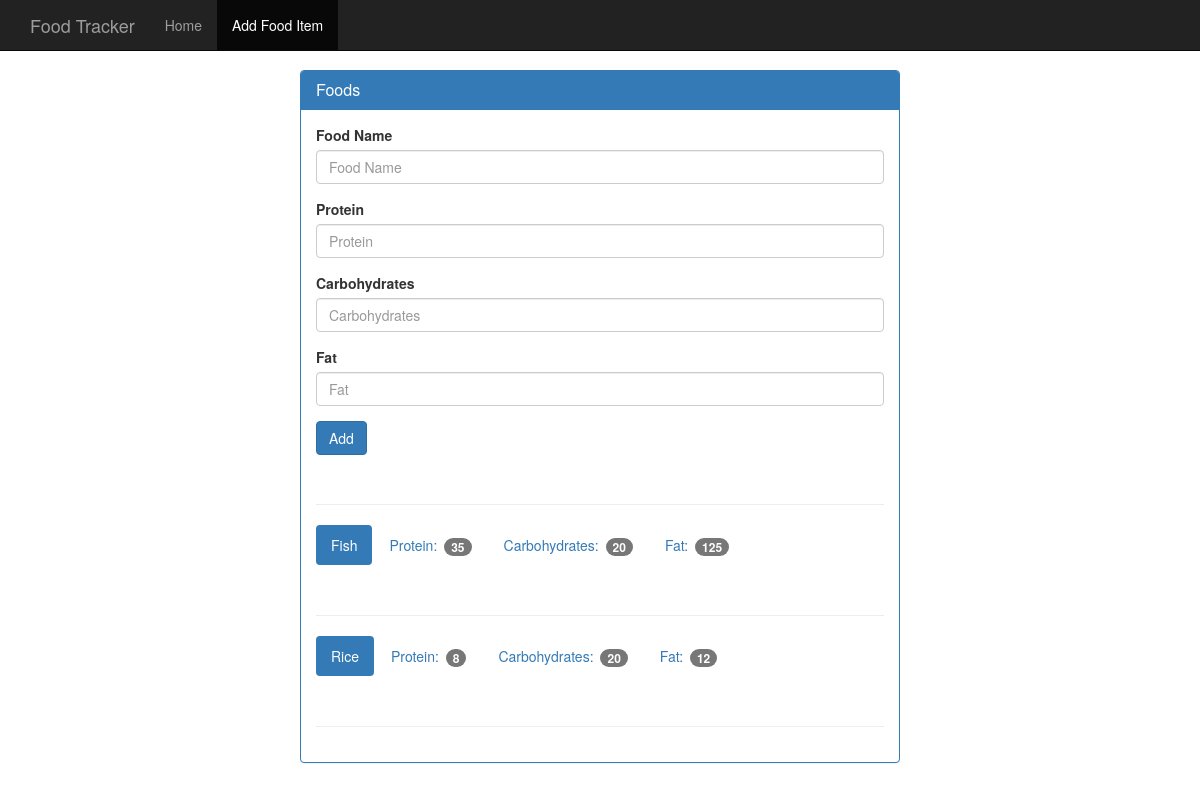
The page /addfood on the database as committed earlier.
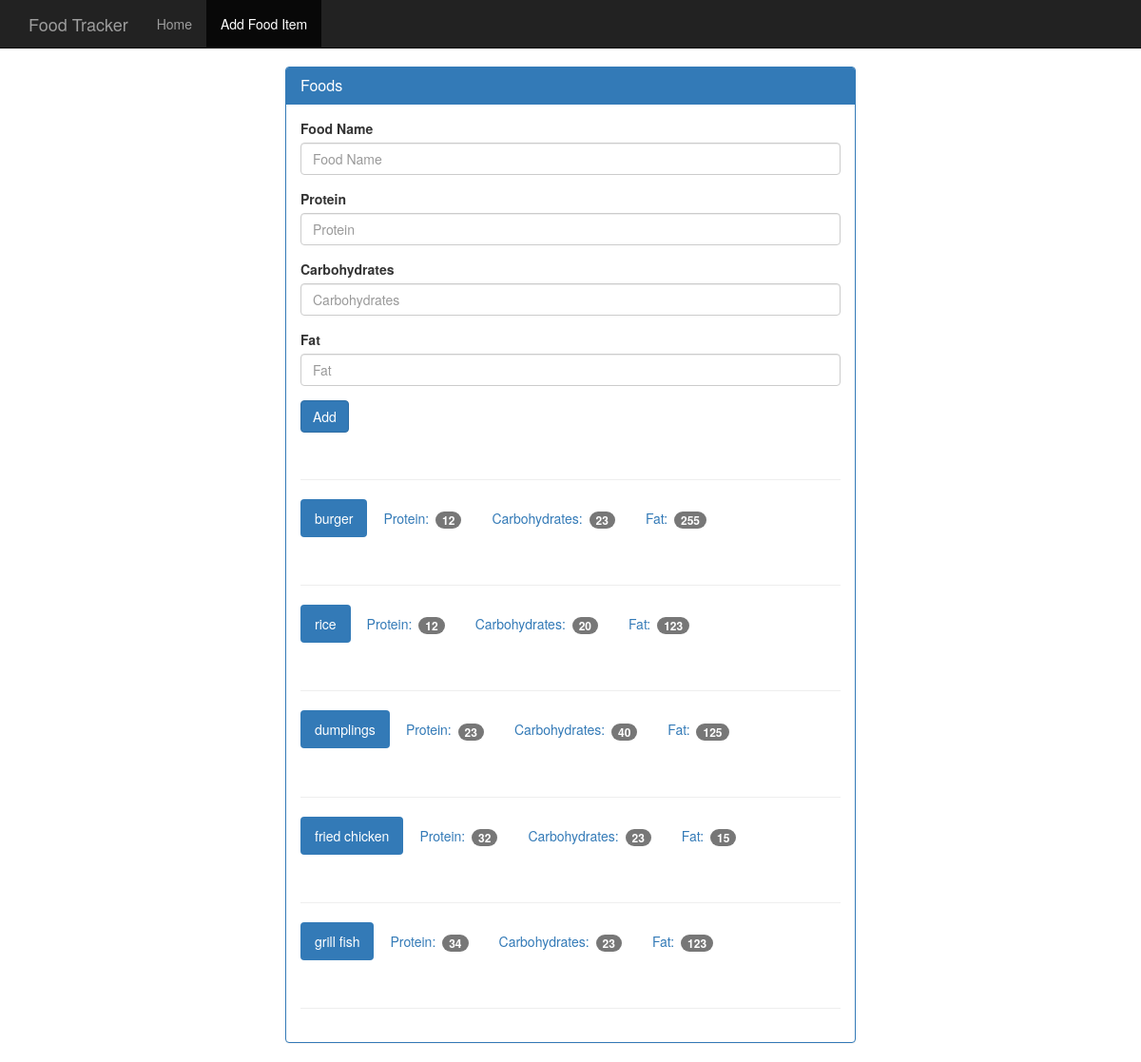
The same page on the database as committed later.
### app.py (models this page shows, shortened)
class food(db.Model):
	id = db.Column(db.Integer, primary_key=True)
	name = db.Column(db.String(255))
	protein = db.Column(db.String(30))
	carbohydrates = db.Column(db.String(30))
	fat = db.Column(db.String(30))
	calories = db.Column(db.String(30))
	@classmethod
	def show_all_rows(cls):
		results = cls.query.all()
		return results

### app.py (the view, shortened to what this page needs)
@app.route('/addfood', methods=['GET','POST'])
def add_food():
	viewAllfood = food().show_all_rows()
	return render_template('add_food.html', foodlist=viewAllfood)

### templates/add_food.html (shortened to what this page needs)
{% extends "base.html" %}
{% block body %}
    <div class="container theme-showcase col-sm-6 col-sm-offset-3" role="main">
      <div class="row">
        <div>
          <div class="panel panel-primary">
            <div class="panel-heading">
              <h3 class="panel-title">Foods</h3>
            </div>
            <div class="panel-body">
              <form method="POST" action="{{url_for('add_food')}}">
                <div class="form-group">
                  <label for="food-name">Food Name</label>
                  <input type="text" class="form-control" id="food-name" name="food_name" placeholder="Food Name">
                </div>
                <div class="form-group">
                  <label for="protein">Protein</label>
                  <input type="number" class="form-control" id="protein" name="protein" placeholder="Protein">
                </div>
                <div class="form-group">
                  <label for="carbohydrates">Carbohydrates</label>
                  <input type="number" class="form-control" id="carbohydrates" name="carbohydrates" placeholder="Carbohydrates">
                </div>
                <div class="form-group">
                  <label for="fat">Fat</label>
                  <input type="number" class="form-control" id="fat" name="fat" placeholder="Fat">
                </div>
                <button type="submit" class="btn btn-primary">Add</button>
              </form>
              <div class="page-header"></div>
              {% for food in foodlist %}
              <ul class="nav nav-pills" role="tablist">
                <li class="active"><a>{{food.name}}</a></li>
                <li><a>Protein: <span class="badge">{{food.protein}}</span></a></li>
                <li><a>Carbohydrates: <span class="badge">{{food.carbohydrates}}</span></a></li>
                <li><a>Fat: <span class="badge">{{food.fat}}</span></a></li>
              </ul>
              <div class="page-header"></div>
              {% endfor %}
            </div>
          </div>
        </div>
      </div>
    </div>
{% endblock %}

Rows that differ between the two databases and show on the page:
changed food: name "Fish" → "burger"; protein "35" → "12"; carbohydrates "20" → "23"; fat "125" → "255"
changed food: name "Rice" → "rice"; protein "8" → "12"; fat "12" → "123"
added food: name "dumplings", protein "23", carbohydrates "40", fat "125"
added food: name "fried chicken", protein "32", carbohydrates "23", fat "15"
added food: name "grill fish", protein "34", carbohydrates "23", fat "123"
